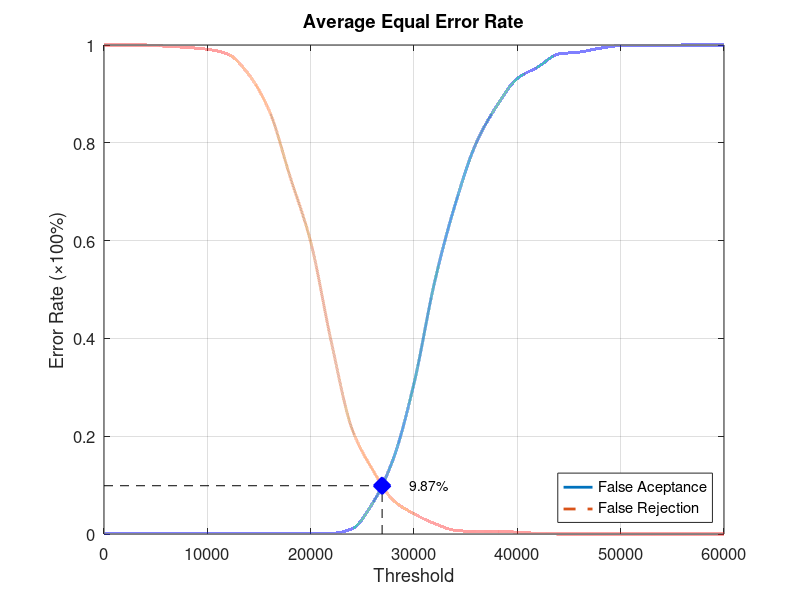
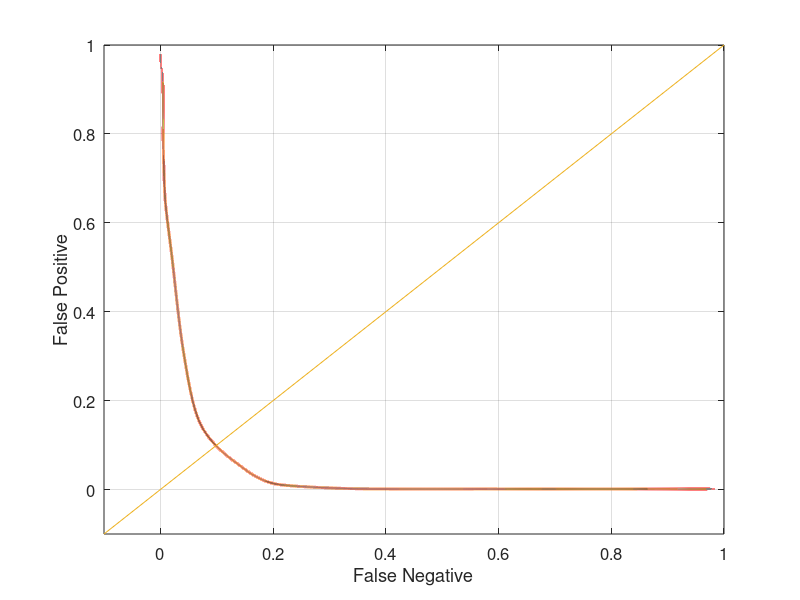

Write the MATLAB code that produced these figures, in order.
function yEER = Experiment2Average
close all;
clear;
clc;
x = 0:2000:60000;
xq = 0:0.5:60000;

y0 = [0 0.00131579 0.00131579 0.00131579 0.00131579 0.00131579 0.00131579 0.00131579 0.00131579 0.00131579 0.00131579 0.00131579 0.0105263 0.0631579 0.153947 0.307895 0.51579 0.675 0.798684 0.875 0.931579 0.955263 0.981579 0.985526 0.993421 0.998684 0.998684 0.998684 1 1 1];
yy0 = interp1(x, y0, xq, 'pchip');
y1 = [1 1 1 0.9975 0.995 0.99125 0.98125 0.94 0.865 0.73125 0.5975 0.3925 0.215 0.13125 0.06875 0.04125 0.02125 0.0075 0.005 0.005 0.00375 0.00125 0 0 0 0 0 0 0 0 0];
yy1 = interp1(x, y1, xq, 'pchip');

% Calculating EER: 
y2 = abs(y0 - y1);
find(y2 == min(y2))
yy2 = abs(yy0 - yy1);
xEER = find(yy2 == min(yy2));
xEERIndex = xq(xEER) % X-axis EER
yEER = yy0(xEER) % Y-axis EER

main = figure
plot(xq, yy0,'-','LineWidth', 2);	hold on
plot(xq, yy1,'--','LineWidth', 2);	hold on
plot([xEERIndex xEERIndex], [0 yEER], 'k--');	hold on
plot([0 xEERIndex], [yEER yEER], 'k--');	hold on
plot(xEERIndex, yEER, 'bx', 'LineWidth', 10);	hold on
text(xEERIndex + 10 * xEERIndex / 100, yEER, [num2str(round((10000 * yEER)) / 100) '%'])
legend('False Aceptance', 'False Rejection', 'Location', 'SouthEast')
xlabel('Threshold')
ylabel('Error Rate (\times100%)')
title('Average Equal Error Rate')
set(gca, 'FontSize', 12)
axis([0 60000 0 1])
grid on

print(main, 'Experiment2AverageMain', '-dpng');
FNRxFPR = figure('Color', [1 1 1]);
plot(yy1, yy0, '-', yy1, yy0, 'LineWidth', 2);
hold on
y = -0.1:0.1:1
plot(y, y); 
set(gca, 'FontSize', 12)
xlabel('False Negative')
ylabel('False Positive')
axis([-0.1 1 -0.1 1])
set(gca, 'FontSize', 12)
grid on

print(FNRxFPR, 'Experiment2AverageFNRxFPR','-dpng');
end
